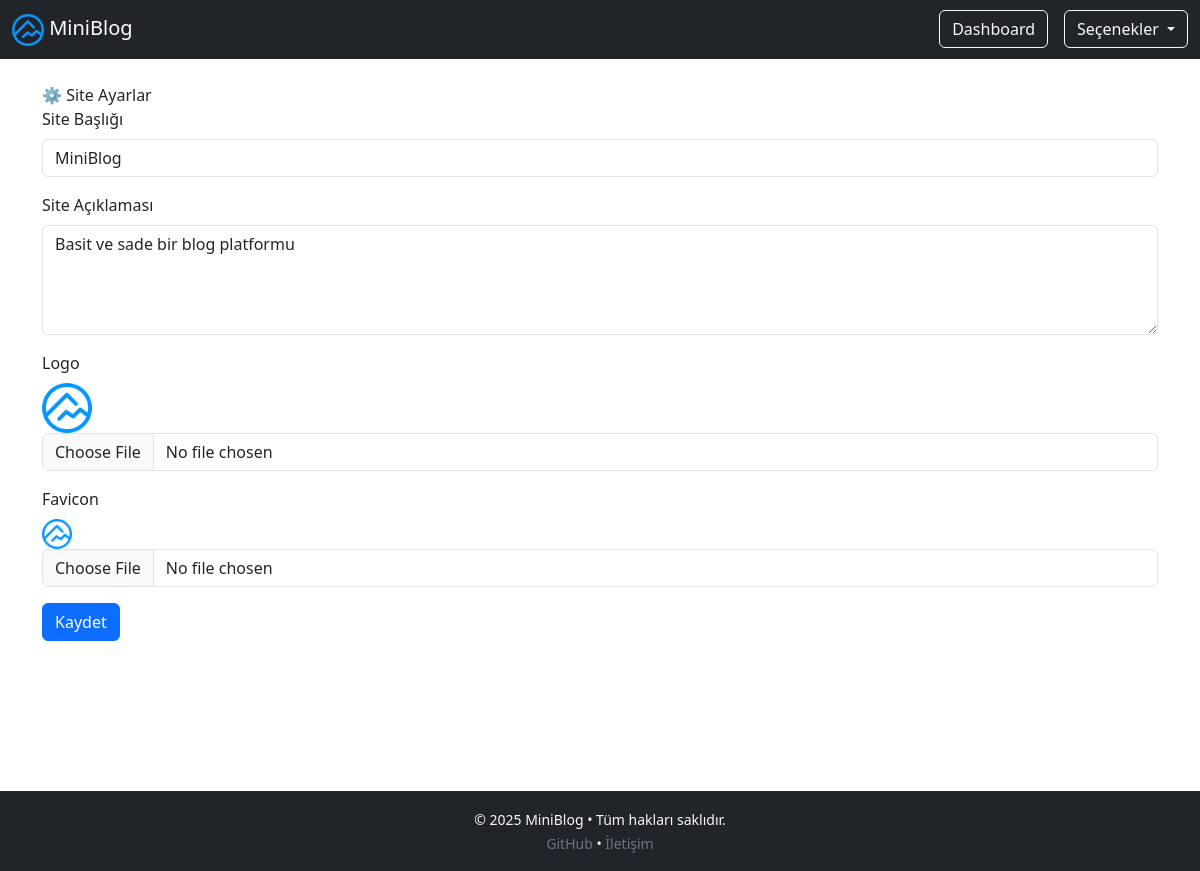
The app's page /admin/ayarlar.php with its own data.
### tables this page shows
CREATE TABLE `ayarlar` (
  `id` int(11) NOT NULL,
  `site_baslik` varchar(255) DEFAULT NULL,
  `site_aciklama` text DEFAULT NULL,
  `logo` varchar(255) DEFAULT NULL,
  `favicon` varchar(255) DEFAULT NULL
);

### admin/includes/config.php (called while the page is built, shortened)
<?php
$baglanti = new mysqli("localhost", "root", "", "miniblog");
$site_ayar = $baglanti->query("SELECT * FROM ayarlar WHERE id = 1")->fetch_assoc();
?>

### admin/ayarlar.php (the view, shortened to what this page needs)
<?php
include "includes/header.php";
include "includes/config.php";
$ayar = $baglanti->query("SELECT * FROM ayarlar WHERE id=1")->fetch_assoc();
?>
<h2 class="mb-4">⚙️ Site Ayarlar</h2>
<form action="ayarlar.php" method="post" enctype="multipart/form-data">
    <div class="mb-3">
        <label for="site_baslik" class="form-label">Site Başlığı</label>
        <input type="text" class="form-control" id="site_baslik" name="site_baslik" value="<?= htmlspecialchars($ayar["site_baslik"]) ?>">
    </div>
    <div class="mb-3">
        <label for="site_aciklama" class="form-label">Site Açıklaması</label>
        <textarea class="form-control" id="site_aciklama" name="site_aciklama" rows="4"><?= htmlspecialchars($ayar["site_aciklama"]) ?></textarea>
    </div>
    <div class="mb-3">
        <label class="form-label">Logo</label>
        <?php if (!empty($site_ayar["logo"])): ?>
            <div>
                <img src="<?= $site_ayar["logo"] ?>" height="50" alt="">
            </div>
        <?php endif; ?>
        <input type="file" name="logo" class="form-control">
    </div>
    <div class="mb-3">
        <label class="form-label">Favicon</label>
        <?php if (!empty($site_ayar["favicon"])): ?>
            <div><img src="<?= $site_ayar["favicon"] ?>" height="30"></div>
        <?php endif; ?>
        <input type="file" name="favicon" class="form-control">
    </div>
    <button type="submit" class="btn btn-primary">Kaydet</button>
</form>
<?php include "includes/footer.php";

### admin/includes/header.php (shortened to what this page needs)
<?php include "config.php"; ?>
<!DOCTYPE html>
<html lang="en">
<head>
    <link href="https://cdn.jsdelivr.net/npm/bootstrap@5.3.2/dist/css/bootstrap.min.css" rel="stylesheet">
    <link href="https://cdnjs.cloudflare.com/ajax/libs/font-awesome/6.0.0/css/all.min.css" rel="stylesheet">
</head>
<body class="">
    <nav class=" navbar navbar-expand-lg navbar-dark bg-dark">
        <div class="container-fluid">
            <a class="navbar-brand" href="dashboard.php"> <img src="<?= $site_ayar["logo"] ?>" height="32" alt="Logo"> <?= htmlspecialchars($site_ayar["site_baslik"]) ?></a>
            <div class="d-flex align-items-center">
                <a href="dashboard.php" class="btn btn-outline-light me-3">Dashboard</a>
                <div class="dropdown">
                    <button class="btn btn-outline-light dropdown-toggle" type="button" id="adminMenu" data-bs-toggle="dropdown" aria-expanded="false">
                        Seçenekler
                    </button>
                </div>
            </div>
        </div>
    </nav>
    <div class="container mt-4" style="min-height: 70vh;>

### admin/includes/header.php (style rules this page uses)
html { scroll-behavior: smooth; }

### records on screen
ayarlar: logo (picture), site_baslik "MiniBlog", site_aciklama "Basit ve sade bir blog platformu", favicon (picture)
